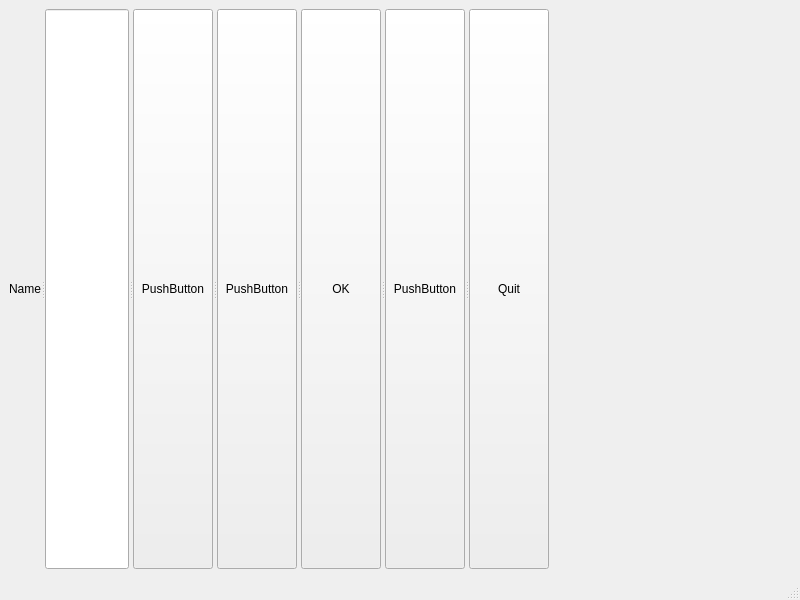
<?xml version="1.0" encoding="UTF-8"?>
<ui version="4.0">
 <class>MainWindow</class>
 <widget class="QMainWindow" name="MainWindow">
  <property name="geometry">
   <rect>
    <x>0</x>
    <y>0</y>
    <width>800</width>
    <height>600</height>
   </rect>
  </property>
  <property name="sizePolicy">
   <sizepolicy hsizetype="Preferred" vsizetype="Minimum">
    <horstretch>0</horstretch>
    <verstretch>0</verstretch>
   </sizepolicy>
  </property>
  <property name="windowTitle">
   <string>MainWindow</string>
  </property>
  <widget class="QWidget" name="centralwidget">
   <layout class="QHBoxLayout" name="horizontalLayout">
    <item>
     <widget class="QSplitter" name="splitter">
      <property name="orientation">
       <enum>Qt::Orientation::Horizontal</enum>
      </property>
      <widget class="QLabel" name="label">
       <property name="sizePolicy">
        <sizepolicy hsizetype="Preferred" vsizetype="Fixed">
         <horstretch>0</horstretch>
         <verstretch>0</verstretch>
        </sizepolicy>
       </property>
       <property name="text">
        <string>Name</string>
       </property>
       <property name="buddy">
        <cstring>lineEdit</cstring>
       </property>
      </widget>
      <widget class="QLineEdit" name="lineEdit">
       <property name="sizePolicy">
        <sizepolicy hsizetype="Expanding" vsizetype="Fixed">
         <horstretch>0</horstretch>
         <verstretch>0</verstretch>
        </sizepolicy>
       </property>
      </widget>
      <widget class="QPushButton" name="pushButton_3">
       <property name="text">
        <string>PushButton</string>
       </property>
      </widget>
      <widget class="QPushButton" name="pushButton_4">
       <property name="text">
        <string>PushButton</string>
       </property>
      </widget>
      <widget class="QPushButton" name="pushButton">
       <property name="text">
        <string>OK</string>
       </property>
      </widget>
      <widget class="QPushButton" name="pushButton_5">
       <property name="text">
        <string>PushButton</string>
       </property>
      </widget>
      <widget class="QPushButton" name="pushButton_2">
       <property name="text">
        <string>Quit</string>
       </property>
      </widget>
     </widget>
    </item>
    <item>
     <spacer name="horizontalSpacer">
      <property name="orientation">
       <enum>Qt::Orientation::Horizontal</enum>
      </property>
      <property name="sizeHint" stdset="0">
       <size>
        <width>40</width>
        <height>20</height>
       </size>
      </property>
     </spacer>
    </item>
    <item>
     <spacer name="horizontalSpacer_2">
      <property name="orientation">
       <enum>Qt::Orientation::Horizontal</enum>
      </property>
      <property name="sizeHint" stdset="0">
       <size>
        <width>40</width>
        <height>20</height>
       </size>
      </property>
     </spacer>
    </item>
   </layout>
  </widget>
  <widget class="QMenuBar" name="menubar">
   <property name="geometry">
    <rect>
     <x>0</x>
     <y>0</y>
     <width>800</width>
     <height>21</height>
    </rect>
   </property>
  </widget>
  <widget class="QStatusBar" name="statusbar"/>
 </widget>
 <tabstops>
  <tabstop>lineEdit</tabstop>
  <tabstop>pushButton_3</tabstop>
  <tabstop>pushButton_4</tabstop>
  <tabstop>pushButton</tabstop>
  <tabstop>pushButton_5</tabstop>
  <tabstop>pushButton_2</tabstop>
 </tabstops>
 <resources/>
 <connections/>
</ui>
